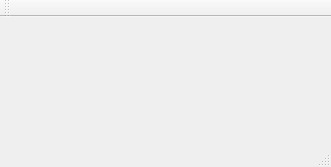
<?xml version="1.0" encoding="UTF-8"?>
<ui version="4.0">
 <class>MainWindow</class>
 <widget class="QMainWindow" name="MainWindow">
  <property name="geometry">
   <rect>
    <x>0</x>
    <y>0</y>
    <width>331</width>
    <height>167</height>
   </rect>
  </property>
  <property name="windowTitle">
   <string>MainWindow</string>
  </property>
  <widget class="QWidget" name="centralWidget"/>
  <widget class="QMenuBar" name="menuBar">
   <property name="geometry">
    <rect>
     <x>0</x>
     <y>0</y>
     <width>331</width>
     <height>21</height>
    </rect>
   </property>
  </widget>
  <widget class="QToolBar" name="mainToolBar">
   <attribute name="toolBarArea">
    <enum>TopToolBarArea</enum>
   </attribute>
   <attribute name="toolBarBreak">
    <bool>false</bool>
   </attribute>
  </widget>
  <widget class="QStatusBar" name="statusBar"/>
 </widget>
 <layoutdefault spacing="6" margin="11"/>
 <resources/>
 <connections/>
</ui>
